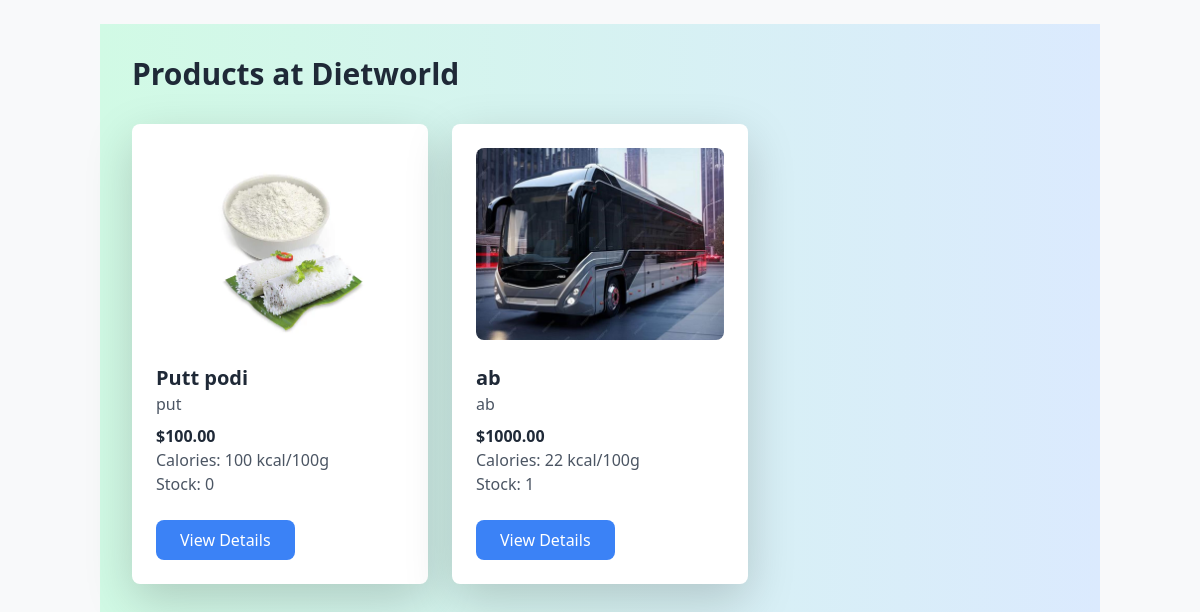
Screenshot of /products/shops/1/products/ with the database file from the repository.
### shops/models.py (models this page shows, shortened)
class Shop(models.Model):
    shop_owner = models.OneToOneField(User, on_delete=models.CASCADE)
    shop_name = models.CharField(max_length=255)
    profile_photo = models.ImageField(upload_to='shop_profile_photos/', blank=True, null=True)
    phone_number = models.CharField(max_length=15, blank=True, null=True)
    address = models.TextField(blank=True, null=True)
    location = models.CharField(max_length=255)

### products/models.py (models this page shows, shortened)
class Product(models.Model):
    name = models.CharField(max_length=255)
    description = models.TextField()
    price = models.DecimalField(max_digits=10, decimal_places=2)
    image = models.ImageField(upload_to='product_images/', blank=True, null=True)
    calories_per_100g = models.PositiveIntegerField(help_text="Calories per 100g of the product")
    outlet = models.ForeignKey(Shop, on_delete=models.CASCADE, related_name='products')  # Link to the outlet (shop)
    stock = models.PositiveIntegerField(default=0)
    created_at = models.DateTimeField(auto_now_add=True)
    updated_at = models.DateTimeField(auto_now=True)
    category = models.ForeignKey(Category, on_delete=models.SET_NULL, null=True, blank=True)
    species = models.ManyToManyField(Species, blank=True)  # ✅ Allow multiple species

### products/views.py (the view)
# urls.py: path('shops/<int:shop_id>/products/', views.product_list, name='product_list'),
def product_list(request, shop_id):
    shop = get_object_or_404(Shop, id=shop_id)
    products = Product.objects.filter(outlet=shop)  # Use `outlet` instead of `shop` if that's the field name
    return render(request, 'product/product_list.html', {'products': products, 'shop': shop})

### products/templates/product/product_list.html
{% extends 'base.html' %}
{% block content %}
<link href="https://cdn.jsdelivr.net/npm/tailwindcss@2.2.19/dist/tailwind.min.css" rel="stylesheet">
<div class="bg-gradient-to-r from-green-100 to-blue-100 min-h-screen p-8">
    <div class="max-w-7xl mx-auto">
        <h1 class="text-3xl font-bold text-gray-800 mb-8">Products at {{ shop.shop_name }}</h1>
        <div class="grid grid-cols-1 md:grid-cols-3 gap-6">
            {% for product in products %}
            <div class="bg-white rounded-lg shadow-lg p-6">
                {% if product.image %}
                <img src="{{ product.image.url }}" alt="{{ product.name }}" class="w-full h-48 object-cover rounded-lg mb-4">
                {% endif %}
                <h2 class="text-xl font-bold text-gray-800">{{ product.name }}</h2>
                <p class="text-gray-600">{{ product.description }}</p>
                <p class="text-gray-800 font-bold mt-2">${{ product.price }}</p>
                <p class="text-gray-600">Calories: {{ product.calories_per_100g }} kcal/100g</p>
                <p class="text-gray-600">Stock: {{ product.stock }}</p>
                <a href="{% url 'product_details' product.id %}" class="mt-4 inline-block bg-blue-500 text-white px-4 py-2 rounded-lg hover:bg-blue-600 transition duration-300">
                    View Details
                </a>
            </div>
            {% endfor %}
        </div>
    </div>
</div>
{% endblock %}

### static/css/styles.css (style rules this page uses)
body { background-color: #f8f9fa; }

### rows the page displays
Shop: shop_name "Dietworld"
Product: image (picture), name "Putt podi", description "put", price "100.00", calories_per_100g "100", stock "0"
Product: image (picture), name "ab", description "ab", price "1000.00", calories_per_100g "22", stock "1"
